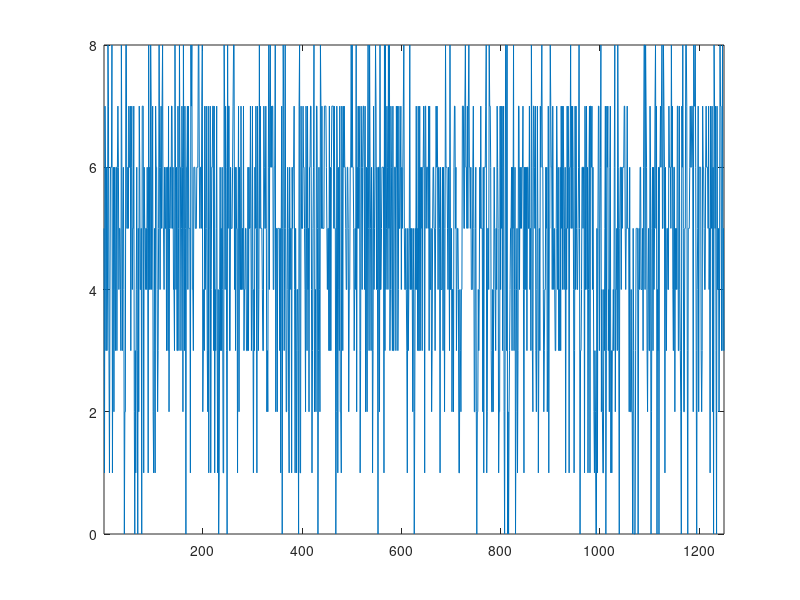

Write the MATLAB code that produced this figure.

clc
clear

alfa = 0.1;
beta = 0.3;
p = 0.8;
sample_size = 8; % n

pocet_generovanych = 10000;
stav = 1;

counter_one = 0;
counter_zero = 0;
% generovanie sekvencie bitov
for i=1:pocet_generovanych
    if stav == 1
        pravd_p = 1.*rand();
        if pravd_p <= p     % mmbp parameter pravdepodobnosti na 1
            mmbp_data(i) = 1;
            counter_one = counter_one + 1;
        else
            mmbp_data(i) = 0;
            counter_zero = counter_zero + 1;
        end

        % či sa mení stav
        pravd = 1.*rand();
        if pravd >= (1 - alfa)
            stav = 0;
        end
    else
        mmbp_data(i) = 0;
        counter_zero = counter_zero + 1;

        % či sa mení stav
        pravd = 1.*rand();
        if pravd >= (1-beta)
            stav = 1;
        end
    end
end

% samplovanie dat
sampled_mmbp_data = zeros(1,ceil(pocet_generovanych/sample_size));

pom_sum = sum(mmbp_data(1:sample_size));
sampled_mmbp_data(1) = pom_sum;

for i=1:(pocet_generovanych/sample_size)-1
    pom_sum = sum(mmbp_data((i*sample_size)+1:(i*sample_size)+sample_size));
    sampled_mmbp_data(i+1) = pom_sum;
end

%%%%%%%%%%%%%%%%%%%%%%%% ZISTENIE ALFA BETA P %%%%%%%%%%%%%%%%%%%%%%%%%%%%

lambda_avg = mean(sampled_mmbp_data);

% zistenie ppeak
max_number = max(sampled_mmbp_data);
peak = numel(find(sampled_mmbp_data==max_number));
ppeak = peak/length(sampled_mmbp_data);

p_2 = 0.8;
sample_size = 8; % n

alfa_2 = 1 - (((sample_size * ppeak) / lambda_avg)^(1 / (sample_size - 1))) * 1 / p_2;
beta_2 = (lambda_avg * alfa_2) / ((sample_size * p_2) - lambda_avg);

%%%%%%%%%%%%%%%%%%%%%%%% ET ET2 %%%%%%%%%%%%%%%%%%%%%%%%

et = ((alfa_2 + beta_2)/(beta_2 * p_2)) - 1;
%et2 = % netusim čo je q

%%%%%%%%%%%%%%%%%%%%%%%%%%%% OUTPUT %%%%%%%%%%%%%%%%%%%%%%%%%%%%%%%%%%%%%%

fprintf("lambda avg: %f  idealne ma byt 4,8\n", mean(sampled_mmbp_data))
fprintf("ppeak: %f       idealne ma byt 0,06\n",ppeak)
plot(sampled_mmbp_data)
xlim([1 length(sampled_mmbp_data) ])


